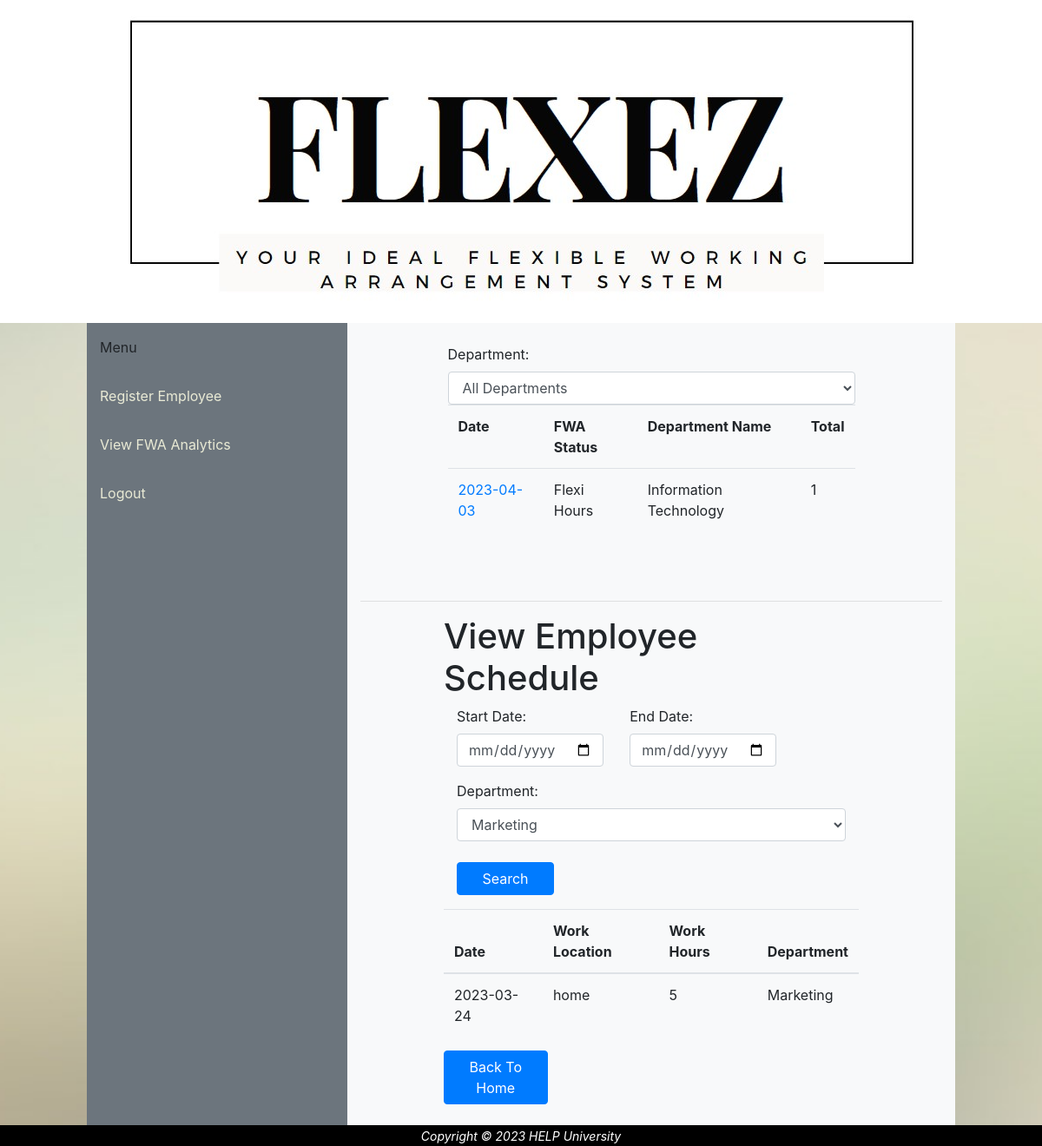
The app's page /viewAnalyticReportHR.php?deptName=Marketing with its own data.
### tables this page shows
CREATE TABLE `dailyschedule` (
  `employeeID` varchar(10) NOT NULL,
  `date` date NOT NULL,
  `workLocation` varchar(25) NOT NULL,
  `workHours` int(20) NOT NULL,
  `workReport` varchar(50) DEFAULT NULL,
  `supervisorComments` varchar(50) DEFAULT NULL
);

CREATE TABLE `department` (
  `deptID` varchar(10) NOT NULL,
  `deptName` varchar(25) NOT NULL
);

### viewAnalyticReportHR.php (the view, shortened to what this page needs)
<?php
include('headerHR.php');
include('db.php');
$sql = "SELECT DISTINCT department.deptName, request.workType, request.requestDate,COUNT(DISTINCT employee.employeeID) AS total
        FROM request
        INNER JOIN employee ON request.employeeID = employee.employeeID
        INNER JOIN department ON employee.deptID = department.deptID
        WHERE request.FWAstatus ='Accept' ";
if ($_POST['deptName'] != 'All Departments') {
  $deptName = $_POST['deptName'];
  $sql .= "AND department.deptName = '$deptName' ";
} else {
  $sql .= "AND department.deptID LIKE 'D%'";
}
$sql .= "GROUP BY department.deptName, request.workType, request.requestDate ";
$sql .= "ORDER BY request.requestDate ASC";
$result = mysqli_query($db, $sql);
?>
<main>
  <form method="POST" action="viewAnalyticReportHR.php" id="filterForm">
    <br>
    <label>Department:</label>
    <select class="form-control" name='deptName' id='deptName'>
      <option value='All Departments' <?php if ($_POST['deptName'] == 'All Departments') echo 'selected'; ?>>All Departments</option>
    </select>
    <?php
    echo "<table class='table'>";
    echo "
        <tr>
        <th>Date</th>
        <th>FWA Status</th>
        <th>Department Name</th>
        <th>Total</th>
        </tr>";
    if (mysqli_num_rows($result) > 0) {
      while ($row = mysqli_fetch_assoc($result)) {
        $deptName = $row['deptName'];
        $fwaStatus = $row['workType'];
        $total = $row['total'];
        $requestDate = $row['requestDate'];
        echo "
            <tr>
            <td><a href='viewAnalyticDetailsHR.php?date=$requestDate&workType=$fwaStatus&deptName=$deptName'>$requestDate</a></td>
            <td>$fwaStatus</td>
            <td>$deptName</td>
            <td>$total</td>
            </tr>";
      }
    } else {
      echo "<tr><td colspan='3'>No data found</td></tr>";
    }
    echo "</table>";
    ?>
    <br><br>
  </form>
    <hr>
  <?php
  $schedule = "SELECT * FROM dailyschedule
  INNER JOIN employee ON dailyschedule.employeeID = employee.employeeID
  INNER JOIN department ON employee.deptID = department.deptID";
  if (isset($_GET['deptName'])) {
    $deptName = $_GET['deptName'];
    $schedule .= " AND department.deptName = '$deptName'";
  }
  $schedule .= " ORDER BY date ASC";
  $scheduleFetch = mysqli_query($db, $schedule);
  ?>
  <main class="container">
    <form method="GET" action="viewAnalyticReportHR.php" id="filterForm">
      <div class="row">
      <h1>View Employee Schedule</h1>
        <div class="col-sm-5">
          <div class="form-group">
            <label for="start-date">Start Date:</label>
            <input type="date" class="form-control" name="start-date" id="start-date" date_format="yyyy-mm-dd">
          </div>
        </div>
        <div class="col-sm-5">
          <div class="form-group">
            <label for="end-date">End Date:</label>
            <input type="date" class="form-control" name="end-date" id="end-date" date_format="yyyy-mm-dd">
          </div>
        </div>
        <div class="col-sm-2">
        </div>
        <div class="col-sm-12">
          <div class="form-group">
            <label for="deptName">Department:</label>
            <select name="deptName" id="deptName" class="form-control">
              <?php
              $deptQuery = "SELECT * FROM department WHERE deptName !='Human Resources'";
              $deptResult = mysqli_query($db, $deptQuery);
              while ($deptRow = mysqli_fetch_assoc($deptResult)) {
                echo '<option value="' . $deptRow['deptName'] . '"';
                if (isset($_GET['deptName']) && $_GET['deptName'] == $deptRow['deptName']) {
                  echo ' selected';
                }
                echo '>' . $deptRow['deptName'] . '</option>';
              }
              ?>
            </select>
            <br>
            <button type="submit" class="btn btn-primary btn-block col-sm-3" name="search" id="search">Search</button>
          </div>
        </div>
    </form>
    <table class="table">
      <thead>
        <tr>
          <th>Date</th>
          <th>Work Location</th>
          <th>Work Hours</th>
          <th>Department</th>
        </tr>
      </thead>
      <tbody>
        <?php
        if(mysqli_num_rows($scheduleFetch)==0){
          echo
          "
          <tr><td colspan='3'>No Data Found</td></tr>
          ";
        }
        else{
        while ($row = mysqli_fetch_assoc($scheduleFetch)) {
          echo "
          <tr>
            <td>$row[date]</td>
            <td>$row[workLocation]</td>
            <td>$row[workHours]</td>
            <td>$row[deptName]</td>
            ";
        }
      }
        ?>
    </table>
    <button class="btn btn-primary btn-block col-sm-3"><a href="HRAdminDashBoard.php" style="color:white">Back To Home</a></button>
    </div>
    <br>
  <?php
  include('footer.php');
  ?>

### PorSie.css (style rules this page uses)
html { overflow: hidden; height: 100%; }
body { margin: auto; text-align: center; background-image: url(img/bg.jpg); background-repeat: no-repeat; background-size: cover; background-attachment: fixed; background-position: center; font-family:'Times New Roman', Times, serif; overflow: auto; height: 100%; width: 100%; }
main { margin: auto; width: 100%; }
form { margin: auto; width: 70%; }

### records on screen
dailyschedule: date "2023-03-24", workLocation "home", workHours "5", department.deptName "Marketing"

### other values on screen
$requestDate "2023-04-03"
$fwaStatus "Flexi Hours"
$deptName "Information Technology"
$total "1"
form field deptName "Marketing"
